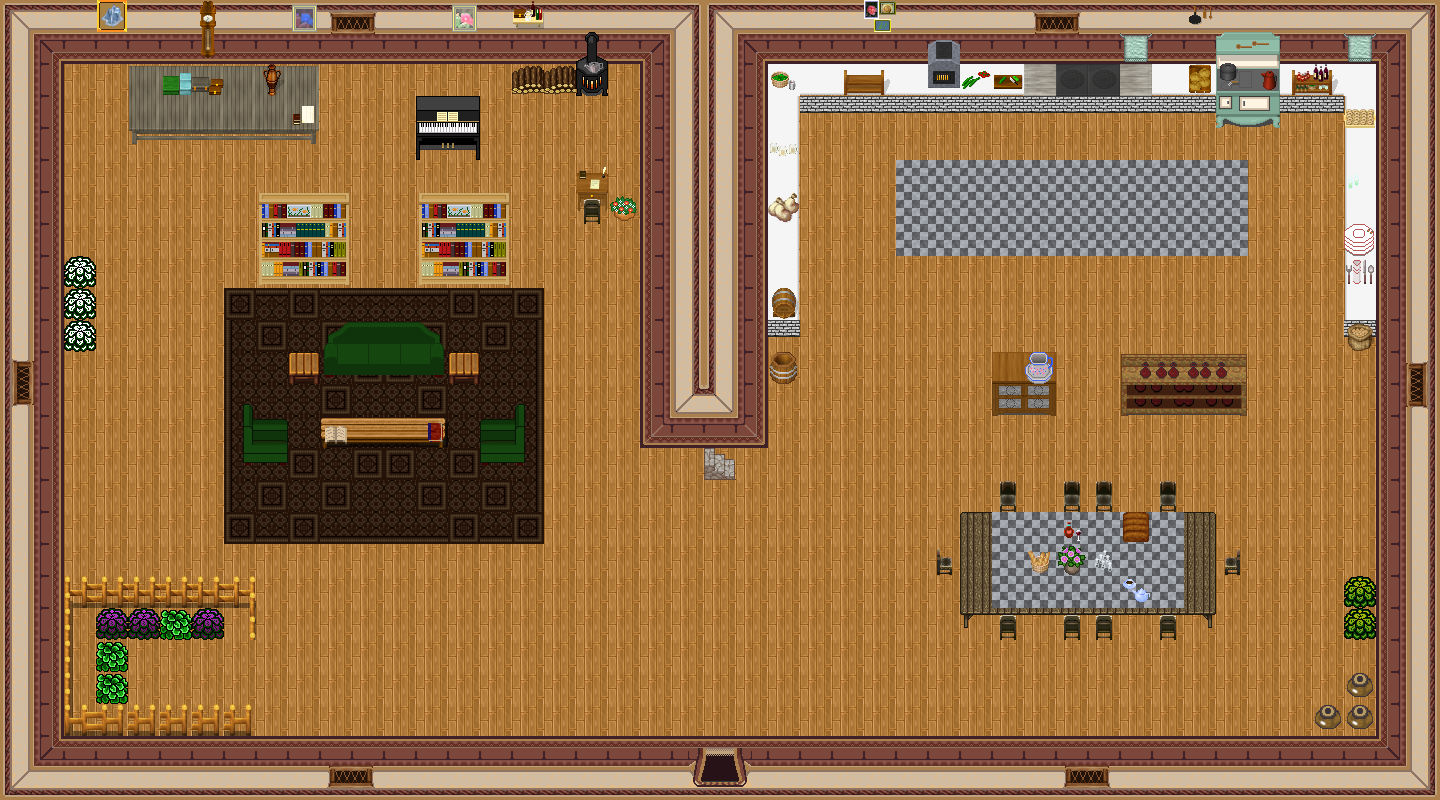

This is a level from a 2D game, rendered from its Tiled map with the project's own tilesets. A one-line summary and the map file follow, with tile-layer data summarised:
An orthogonal 45x25 tile map with 32x32 px tiles, 5 tile layers (0_floor, 1_terrain, 2_object, 3_roof, ...), 3 hidden layers not drawn, 47 tilesets.

<map version="1.0" tiledversion="1.1.3" orientation="orthogonal" renderorder="right-down" width="45" height="25" tilewidth="32" tileheight="32" infinite="0" nextobjectid="1">
 <tileset firstgid="1" name="wall red" tilewidth="32" tileheight="32" tilecount="16" columns="4">
  <image source="../../tileset/building/wall/int_wall_dark_red.png" width="128" height="128" />
 </tileset>
 <tileset firstgid="17" name="int red wall" tilewidth="32" tileheight="32" tilecount="16" columns="4">
  <image source="../../tileset/building/wall/int_wall_dark_red_corners.png" width="128" height="128" />
 </tileset>
 <tileset firstgid="33" name="int red wall corners" tilewidth="32" tileheight="32" tilecount="8" columns="2">
  <image source="../../tileset/building/wall/int_wall_dark_red_corners_2.png" width="64" height="128" />
 </tileset>
 <tileset firstgid="41" name="windows" tilewidth="32" tileheight="32" tilecount="16" columns="4">
  <image source="../../tileset/building/window/int_windows_dark_red.png" width="128" height="128" />
 </tileset>
 <tileset firstgid="57" name="dark red ns" tilewidth="32" tileheight="32" tilecount="12" columns="3">
  <image source="../../tileset/building/entrance/dark_red_ns.png" width="96" height="128" />
 </tileset>
 <tileset firstgid="69" name="pot on stone" tilewidth="32" tileheight="32" tilecount="1" columns="1">
  <image source="../../tileset/item/pot/pot_on_stone.png" width="32" height="32" />
 </tileset>
 <tileset firstgid="70" name="sofa green" tilewidth="32" tileheight="32" tilecount="6" columns="3">
  <image source="../../tileset/furniture/chair/sofa.png" width="96" height="64" />
 </tileset>
 <tileset firstgid="76" name="dishes" tilewidth="32" tileheight="32" tilecount="6" columns="2">
  <image source="../../tileset/furniture/crockery/dishes.png" width="64" height="96" />
 </tileset>
 <tileset firstgid="82" name="dishes knife spoon" tilewidth="32" tileheight="32" tilecount="1" columns="1">
  <image source="../../tileset/furniture/crockery/knife_spoon.png" width="32" height="32" />
 </tileset>
 <tileset firstgid="83" name="piano" tilewidth="32" tileheight="32" tilecount="4" columns="2">
  <image source="../../tileset/furniture/other/piano.png" width="64" height="64" />
 </tileset>
 <tileset firstgid="87" name="pie safe" tilewidth="32" tileheight="32" tilecount="4" columns="2">
  <image source="../../tileset/furniture/kitchen/pie_safe.png" width="64" height="64" />
 </tileset>
 <tileset firstgid="91" name="stove" tilewidth="32" tileheight="32" tilecount="6" columns="2">
  <image source="../../tileset/furniture/kitchen/stove.png" width="64" height="96" />
 </tileset>
 <tileset firstgid="97" name="shelfs" tilewidth="32" tileheight="32" tilecount="12" columns="3">
  <image source="../../tileset/furniture/shelve/pale_book_bottle_shelf.png" width="96" height="128" />
 </tileset>
 <tileset firstgid="109" name="table with hob pale" tilewidth="32" tileheight="32" tilecount="3" columns="3">
  <image source="../../tileset/furniture/table/table_with_hob_pale.png" width="96" height="32" />
 </tileset>
 <tileset firstgid="112" name="book" tilewidth="32" tileheight="32" tilecount="4" columns="2">
  <image source="../../tileset/item/documents/book.png" width="64" height="64" />
 </tileset>
 <tileset firstgid="116" name="flowering plant" tilewidth="32" tileheight="32" tilecount="2" columns="2">
  <image source="../../tileset/plant/indoor/flowering_plant.png" width="64" height="32" />
 </tileset>
 <tileset firstgid="118" name="bench" tilewidth="32" tileheight="32" tilecount="3" columns="3">
  <image source="../../tileset/furniture/table/bench.png" width="96" height="32" />
 </tileset>
 <tileset firstgid="121" name="collision" tilewidth="32" tileheight="32" tilecount="1" columns="1">
  <image source="../../tileset/logic/collision.png" width="32" height="32" />
 </tileset>
 <tileset firstgid="122" name="hosta" tilewidth="32" tileheight="32" tilecount="9" columns="3">
  <image source="../../tileset/plant/bush/hosta.png" width="96" height="96" />
 </tileset>
 <tileset firstgid="131" name="towels" tilewidth="32" tileheight="32" tilecount="6" columns="6">
  <image source="../../tileset/item/textile/towels.png" width="192" height="32" />
 </tileset>
 <tileset firstgid="137" name="warmer" tilewidth="32" tileheight="32" tilecount="2" columns="1">
  <image source="../../tileset/furniture/kitchen/warmer.png" width="32" height="64" />
 </tileset>
 <tileset firstgid="139" name="barrel" tilewidth="32" tileheight="32" tilecount="2" columns="1">
  <image source="../../tileset/item/pot/barrel.png" width="32" height="64" />
 </tileset>
 <tileset firstgid="141" name="fence wooden" tilewidth="32" tileheight="32" tilecount="9" columns="3">
  <image source="../../tileset/building/fence/fence_wooden.png" width="96" height="96" />
 </tileset>
 <tileset firstgid="150" name="armchair green" tilewidth="32" tileheight="32" tilecount="12" columns="4">
  <image source="../../tileset/furniture/chair/armchair.png" width="128" height="96" />
 </tileset>
 <tileset firstgid="162" name="chairs 4 green gray" tilewidth="32" tileheight="32" tilecount="4" columns="2">
  <image source="../../tileset/furniture/chair/greenish_grey.png" width="64" height="64" />
 </tileset>
 <tileset firstgid="166" name="oil paintings" tilewidth="32" tileheight="32" tilecount="16" columns="4">
  <image source="../../tileset/furniture/picture/oil_paintings.png" width="128" height="128" />
 </tileset>
 <tileset firstgid="182" name="brown rug" tilewidth="32" tileheight="32" tilecount="12" columns="3">
  <image source="../../tileset/furniture/carpet/brown_rug.png" width="96" height="128" />
 </tileset>
 <tileset firstgid="194" name="bottles and cups" tilewidth="32" tileheight="32" tilecount="16" columns="4">
  <image source="../../tileset/item/drink/bottles_and_cups.png" width="128" height="128" />
 </tileset>
 <tileset firstgid="210" name="bread" tilewidth="32" tileheight="32" tilecount="4" columns="4">
  <image source="../../tileset/item/food/bread.png" width="128" height="32" />
 </tileset>
 <tileset firstgid="214" name="books" tilewidth="32" tileheight="32" tilecount="4" columns="2">
  <image source="../../tileset/item/documents/books.png" width="64" height="64" />
 </tileset>
 <tileset firstgid="218" name="boxes" tilewidth="32" tileheight="32" tilecount="4" columns="2">
  <image source="../../tileset/item/boxes.png" width="64" height="64" />
 </tileset>
 <tileset firstgid="222" name="table gray plain" tilewidth="32" tileheight="32" tilecount="9" columns="3">
  <image source="../../tileset/furniture/table/grey_plain.png" width="96" height="96" />
 </tileset>
 <tileset firstgid="231" name="desk" tilewidth="32" tileheight="32" tilecount="4" columns="2">
  <image source="../../tileset/furniture/table/desk.png" width="64" height="64" />
 </tileset>
 <tileset firstgid="235" name="household items" tilewidth="32" tileheight="32" tilecount="16" columns="4">
  <image source="../../tileset/item/household/food_preparation.png" width="128" height="128" />
 </tileset>
 <tileset firstgid="251" name="square" tilewidth="32" tileheight="32" tilecount="1" columns="1">
  <image source="../../tileset/furniture/table/square.png" width="32" height="32" />
 </tileset>
 <tileset firstgid="252" name="dark red detail ns" tilewidth="32" tileheight="32" tilecount="12" columns="3">
  <image source="../../tileset/building/entrance/dark_red_ns_detail.png" width="96" height="128" />
 </tileset>
 <tileset firstgid="264" name="items" tilewidth="32" tileheight="32" tilecount="4" columns="2">
  <image source="../../tileset/item/household/food_preparation_2.png" width="64" height="64" />
 </tileset>
 <tileset firstgid="268" name="items2" tilewidth="32" tileheight="32" tilecount="4" columns="2">
  <image source="../../tileset/item/drink/casks.png" width="64" height="64" />
 </tileset>
 <tileset firstgid="272" name="wooden clock" tilewidth="32" tileheight="32" tilecount="6" columns="1">
  <image source="../../tileset/furniture/clock/wooden_clock.png" width="32" height="192" />
 </tileset>
 <tileset firstgid="278" name="brick base" tilewidth="32" tileheight="32" tilecount="3" columns="3">
  <image source="../../tileset/furniture/table/brick_base.png" width="96" height="32" />
 </tileset>
 <tileset firstgid="281" name="bright book shelf" tilewidth="32" tileheight="32" tilecount="9" columns="3">
  <image source="../../tileset/furniture/shelve/bright_bookshelf.png" width="96" height="96" />
 </tileset>
 <tileset firstgid="290" name="vendors table" tilewidth="32" tileheight="32" tilecount="21" columns="7">
  <image source="../../tileset/furniture/table/vendors_table.png" width="224" height="96" />
 </tileset>
 <tileset firstgid="311" name="white counter top" tilewidth="32" tileheight="32" tilecount="10" columns="5">
  <image source="../../tileset/furniture/table/white_counter_top.png" width="160" height="64" />
 </tileset>
 <tileset firstgid="321" name="floor 3" tilewidth="32" tileheight="32" tilecount="12" columns="6">
  <image source="../../tileset/ground/indoor/floors_3.png" width="192" height="64" />
 </tileset>
 <tileset firstgid="333" name="square paving" tilewidth="32" tileheight="32" tilecount="1" columns="1">
  <image source="../../tileset/ground/square_paving.png" width="32" height="32" />
 </tileset>
 <tileset firstgid="334" name="stairs" tilewidth="32" tileheight="32" tilecount="12" columns="2">
  <image source="../../tileset/building/stairs/stairs.png" width="64" height="192" />
 </tileset>
 <tileset firstgid="346" name="item/firewood" tilewidth="32" tileheight="32" tilecount="12" columns="3">
  <image source="../../tileset/item/firewood.png" width="96" height="128" />
 </tileset>
 <layer name="0_floor" width="45" height="25">
  <data>[1125 cells, 1125 non-empty, 8 distinct tile ids]</data>
 </layer>
 <layer name="1_terrain" width="45" height="25">
  <data>[1125 cells, 492 non-empty, 112 distinct tile ids]</data>
 </layer>
 <layer name="2_object" width="45" height="25">
  <data>[1125 cells, 59 non-empty, 52 distinct tile ids]</data>
 </layer>
 <layer name="3_roof" width="45" height="25">
  <data>[1125 cells, 27 non-empty, 20 distinct tile ids]</data>
 </layer>
 <layer name="4_roof_add" width="45" height="25">
  <data>[1125 cells, 1 non-empty, 1 distinct tile ids]</data>
 </layer>
 <layer name="objects" width="45" height="25" visible="0">
  <data>[1125 cells, 0 non-empty, 0 distinct tile ids]</data>
 </layer>
 <layer name="collision" width="45" height="25" visible="0" opacity="0.35">
  <data>[1125 cells, 449 non-empty, 1 distinct tile ids]</data>
 </layer>
 <layer name="protection" width="45" height="25" visible="0">
  <data>[1125 cells, 0 non-empty, 0 distinct tile ids]</data>
 </layer>
</map>
